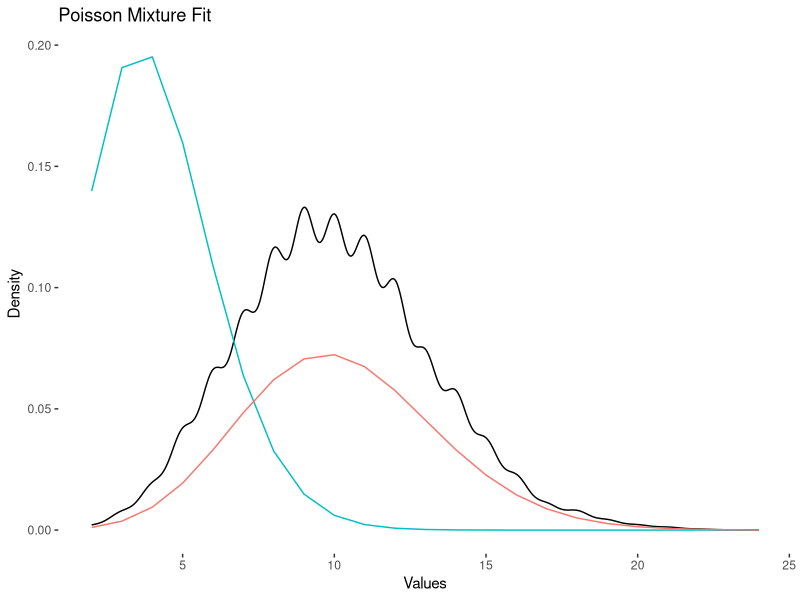

This chart was generated by the following R code:
## ---- chunk 1
library("tidyverse")
library("knitr")

# Simulate Data

data <- rpois(10000, lambda = 10)

# Hard labels with k-means

## K-means then return cluster
data.kmeans <- kmeans(data, 2)
data.kmeans.cluster <- data.kmeans$cluster

## Save into dataframe
data.df <- data_frame(x = data, cluster = data.kmeans.cluster)

## Mutate a row number column
data.df <- data.df %>%
  mutate(num = row_number()) 

## Group by cluster and summarize the mean and size of each cluster
data.summary.df <- data.df %>%
  group_by(cluster) %>%
  summarize(mu = mean(x), size = n())

## Mixing Probabilities
### Calculate mixing probability as the cluster size over the total number of observations
data.summary.df <- data.summary.df %>%
  mutate(alpha = size / sum(size))

# Expectation Step

## First mix
comp1.prod <- 
  dpois(data, data.summary.df$mu[1]) *
  data.summary.df$alpha[1]

## Second mix
comp2.prod <- 
  dpois(data, data.summary.df$mu[2]) *
  data.summary.df$alpha[2]

## Normalize each mix and get posterior probabilities
normalizer <- comp1.prod + comp2.prod
comp1.post <- comp1.prod/normalizer
comp2.post <- comp2.prod/normalizer

## Sum posterior probabilities
comp1.n <- sum(comp1.post)
comp2.n <- sum(comp2.post)

# Maximization Step

## Inverse of sum of posterior probabilities multiplied by the sum of the posterior probabilities * each data point
comp1.mu <- 1/comp1.n * sum(comp1.post * data)
comp2.mu <- 1/comp2.n * sum(comp2.post * data)

## Sum of posterior probabilities over the length of the data
comp1.alpha <- comp1.n / length(data)
comp2.alpha <- comp2.n / length(data)

## Put the mean and mixing probabilities into a dataframe
comp.params.df <- data.frame(comp = c("comp1", "comp2"),
                             comp.mu = c(comp1.mu, comp2.mu),
                             comp.alpha = c(comp1.alpha, comp2.alpha))

## Log likelihood of the sum of the mixes
sum.of.comps <- comp1.prod + comp2.prod
sum.of.comps.ln <- log(sum.of.comps, base = exp(1))
sum(sum.of.comps.ln)

# EM Algorithm in a function

## E-Step function

e_step <- function(x, mu.vector, alpha.vector) {
  comp1.prod <- dpois(x, mu.vector[1]) * alpha.vector[1]
  comp2.prod <- dpois(x, mu.vector[2]) * alpha.vector[2]
  sum.of.comps <- comp1.prod + comp2.prod
  comp1.post <- comp1.prod / sum.of.comps
  comp2.post <- comp2.prod / sum.of.comps
  
  sum.of.comps.ln <- log(sum.of.comps, base = exp(1))
  sum.of.comps.ln.sum <- sum(sum.of.comps.ln)
  
  list("loglik" = sum.of.comps.ln.sum,
       "posterior.df" = cbind(comp1.post, comp2.post))
}

## M-Step function

m_step <- function(x, posterior.df) {
  comp1.n <- sum(posterior.df[, 1])
  comp2.n <- sum(posterior.df[, 2])
  
  comp1.mu <- 1/comp1.n * sum(posterior.df[, 1] * x)
  comp2.mu <- 1/comp2.n * sum(posterior.df[, 2] * x)
  
  comp1.var <- sum(posterior.df[, 1] * (x - comp1.mu)^2) * 1/comp1.n
  comp2.var <- sum(posterior.df[, 2] * (x - comp2.mu)^2) * 1/comp2.n
  
  comp1.alpha <- comp1.n / length(x)
  comp2.alpha <- comp2.n / length(x)
  
  list("mu" = c(comp1.mu, comp2.mu),
       "alpha" = c(comp1.alpha, comp2.alpha))
}

## For Loop
for (i in 1:50) {
  if (i == 1) {
    # Initialization
    e.step <- e_step(data, data.summary.df[["mu"]], 
                     data.summary.df[["alpha"]])
    m.step <- m_step(data, e.step[["posterior.df"]])
    cur.loglik <- e.step[["loglik"]]
    loglik.vector <- e.step[["loglik"]]
  } else {
    # Repeat E and M steps until convergence
    e.step <- e_step(data, m.step[["mu"]],  
                     m.step[["alpha"]])
    m.step <- m_step(data, e.step[["posterior.df"]])
    loglik.vector <- c(loglik.vector, e.step[["loglik"]])
    
    loglik.diff <- abs((cur.loglik - e.step[["loglik"]]))
    if(loglik.diff < 1e-6) {
      break
    } else {
      cur.loglik <- e.step[["loglik"]]
    }
  }
}
## Show results
kable(loglik.vector, format = "latex")

## Plot underneath the curves
plot_mix_comps <- function(x, mu, lam) {
  lam * dpois(x, mu)
}

data.frame(x = data) %>%
  ggplot() +
  geom_density(aes(x, ..density..), colour = "black", 
                 fill = "white") +
  geom_line(aes(x = data, y = dpois(data, m.step$mu[1] * m.step$alpha[1]), colour = "red")) +
  geom_line(aes(x = data, y = dpois(data, m.step$mu[2]) * m.step$alpha[2], colour = "blue")) +
  ylab("Density") +
  xlab("Values") +
  ggtitle("Poisson Mixture Fit") +
  theme(panel.grid.major = element_blank(), panel.grid.minor = element_blank(), panel.background =              element_blank(), legend.position = "none") 

